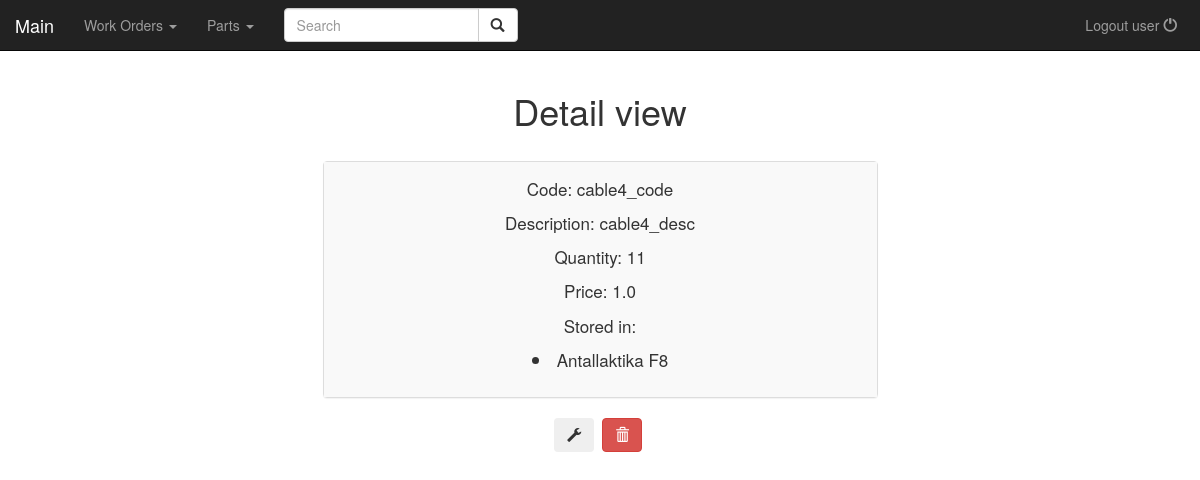
Page /details/part/cable4_code on the committed database.
### work_as/models.py (models this page shows, shortened)
class Part(models.Model):
    code = models.CharField(max_length=100, unique=True)
    description = models.CharField(max_length=50)
    price = models.FloatField(validators=[MinValueValidator(0)])
    quantity = models.IntegerField(validators=[MinValueValidator(0)])
    storage = models.ManyToManyField(Storage)

class Storage(models.Model):
    site = models.CharField(max_length=15)
    location = models.CharField(max_length=5)
    def __str__(self):
        return self.site+" "+self.location
    class Meta:
        unique_together = ('site', 'location',)

### work_as/views.py (the view)
# urls.py: url(r'details/part/(?P<part_code>.+)',views.partDetail.as_view(),name="partDetail")
class partDetail(generic.DetailView):
    context_object_name = 'part'
    template_name = 'work_as/partDetail.html'
    model = Part
    def get_object(self,queryset=None):
        return Part.objects.all().filter(code=self.kwargs['part_code'])[0]

### work_as/templates/work_as/partDetail.html (shortened to what this page needs)
{% extends 'work_as/base.html' %}
{% load staticfiles %}
{% block page_title %}Detail view{% endblock %}
{% block body %}
<br>
<div class="container">
        <div class="row text-center">
            <div class="col-xs-6 col-xs-offset-3">
                <div class="panel panel-default">
                    <div class="panel-body">
                        <p>Code: {{ part.code }}</p>
                        <p>Description: {{ part.description }}</p>
                        <p>Quantity: {{ part.quantity }}</p>
                        <p>Price: {{ part.price }}</p>
                        <p>Stored in:
                            {% for location in part.storage.all %}
                            <li>{{location}}</li>
                            {% endfor %}
                        </p>
                    </div>
                </div>
                <button type="button" class="btn" data-toggle="tooltip" data-placement="bottom" title="Edit">
                    <span class="glyphicon glyphicon-wrench"></span>
                </button>&nbsp;
                <button type="button" class="btn btn-danger" data-toggle="tooltip" data-placement="bottom" title="Delete">
                    <span class="glyphicon glyphicon-trash" ></span>
                </button>&nbsp;
            </div>
        </div>
</div>
{% endblock %}

### work_as/static/work_as/style.css (style rules this page uses)
.body { padding-top: 70px; }
.panel-body { background: #f9f9f9; }
.panel > .panel-body > p, .panel > .panel-body > li { font-size: 17px; }

### rows in the picture
Part: code "cable4_code", description "cable4_desc", quantity "11", price "1.0"
Storage: site+location "Antallaktika F8"
